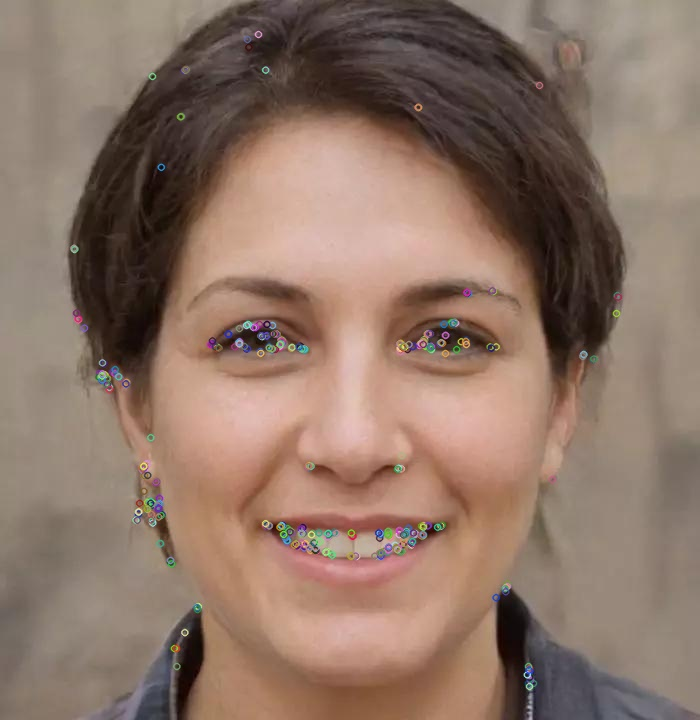
#> input picture 机器学习实验/实验程序及数据/Code/Identifical Detect/ORB&SURF/111.jpg, 700 x 720 px
$ python main1.py
#> lines starting #> are read from the running program, lines starting #| are printed output that depends on the picture
import cv2

img = cv2.imread('111.jpg')
#> img is the input picture: shape (720, 700, 3); mean B, G, R 102.8, 116.7, 141.5
gray = cv2.cvtColor(img, cv2.COLOR_BGR2GRAY)
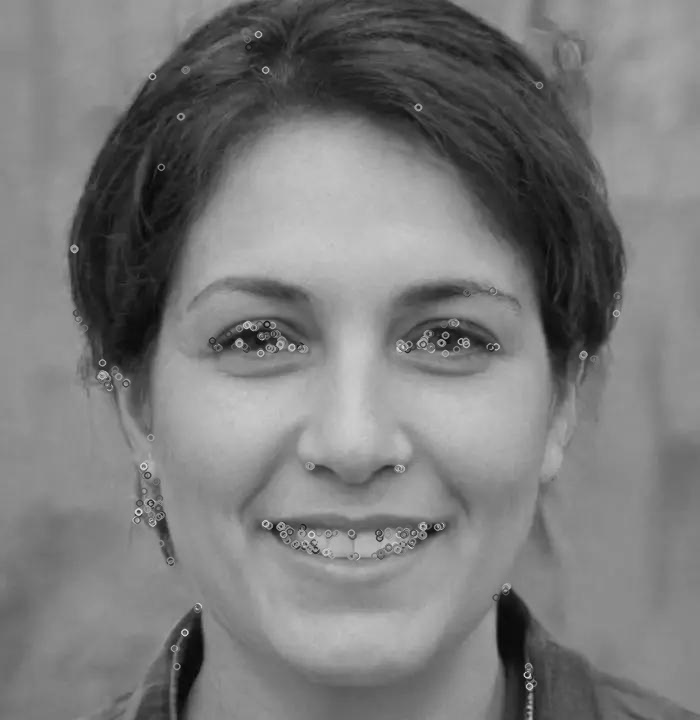
#> gray: shape (720, 700); min 5, max 219, mean 122.5
ORB = cv2.ORB_create()
kp = ORB.detect(gray, None)
#> kp = 500 keypoints; strongest (x, y, size): (527, 674, 31), (529, 677, 31), (138, 511, 31), (524, 674, 31)
img2 = cv2.drawKeypoints(img, kp, (0, 0, 255))

cv2.namedWindow('img', cv2.WINDOW_NORMAL)
cv2.imshow('img', img2)
cv2.imwrite('111.jpg', img2)
cv2.waitKey(0)
